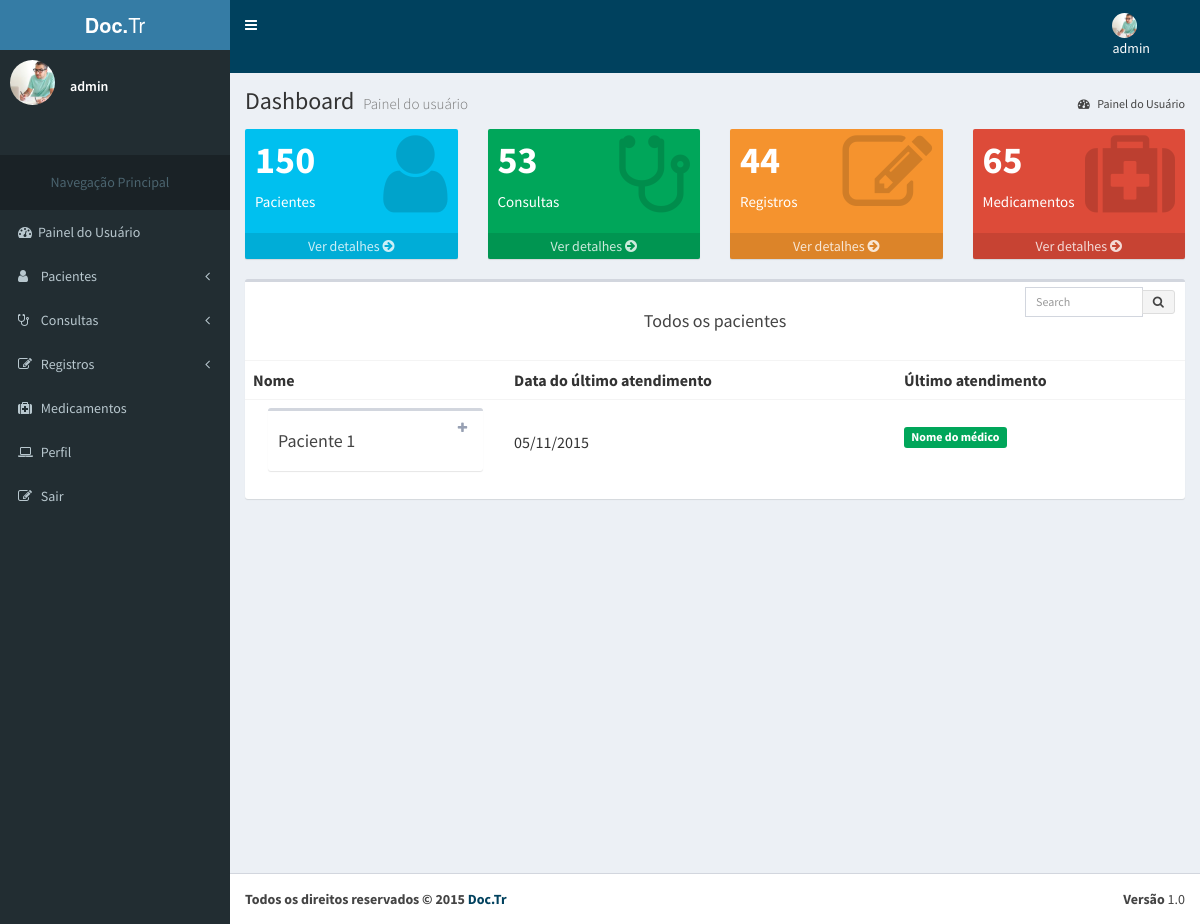
The page /conta/lista_pacientes (signed in) on the database as committed earlier.
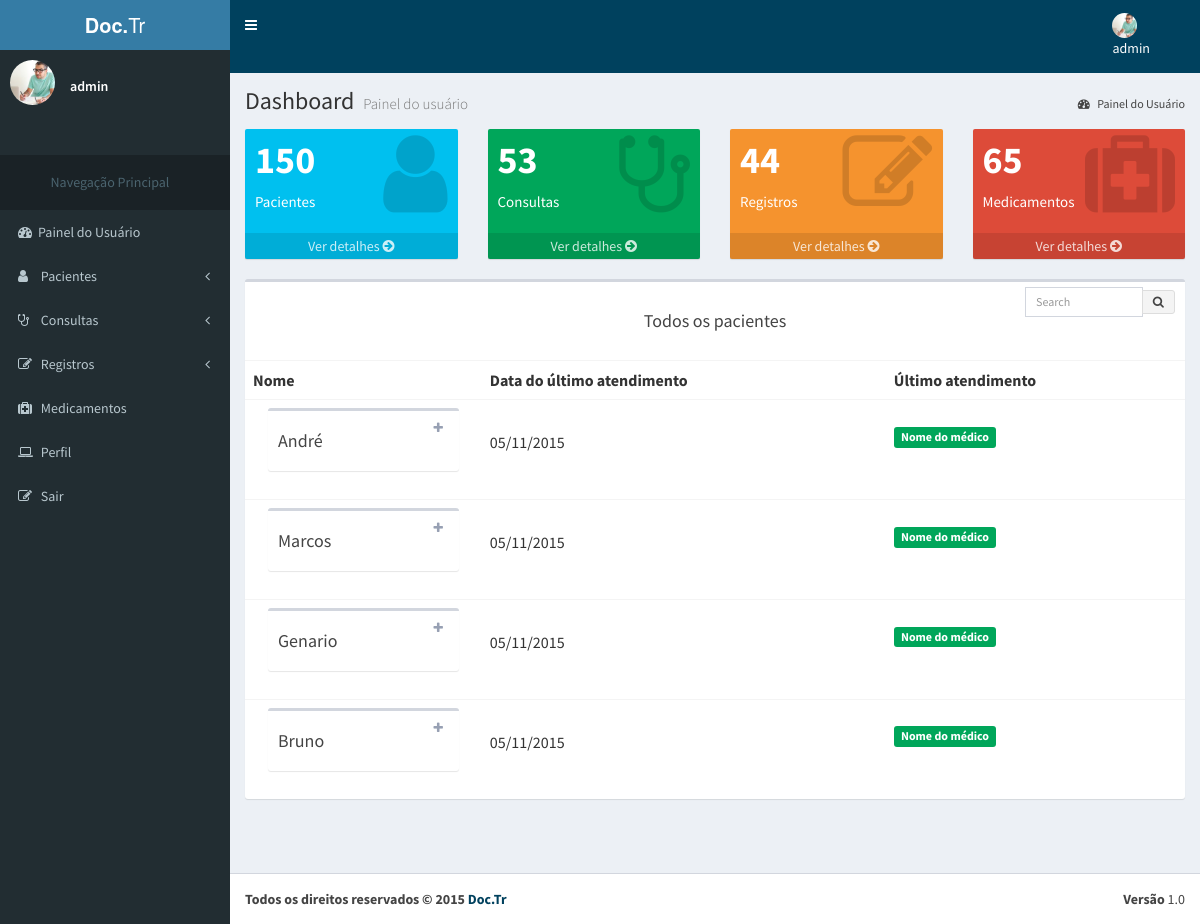
The same page on the database as committed later.
### accounts/models.py (models this page shows, shortened)
class UserU(AbstractBaseUser, PermissionsMixin):
    name = models.CharField('name', max_length=100, blank=True,null=True)
    image = models.ImageField(upload_to= 'accounts/images', verbose_name='Imagem',null = True, blank = True)
    email = models.EmailField('E-mail', unique=True)
    phone = models.CharField('Telefone', max_length=100, blank=True,null=True)
    username = models.CharField('name de Usuário', unique=True, max_length=100)
    birth_data = models.CharField('Data de Nascimento', max_length=100,blank=True, null=True)
    sex = models.CharField('Sexo',max_length=1, choices=(('M', 'Masculino'), ('F', 'Feminino')), default='Masculino', blank=True)
    is_active = models.BooleanField('Está ativo?', blank=True, default=True)
    is_staff = models.BooleanField('É da equipe?', blank=True, default=False)
    date_joined = models.DateTimeField('Data de Entrada', auto_now_add=True)
    objects = UserManager()
    USERNAME_FIELD = 'username'
    REQUIRED_FIELDS = ['email','name']
    class Meta:
        verbose_name = 'Usuário'
        verbose_name_plural = 'Usuários'

class Patient(UserU):
    STATUS_CHOICES = (
        (0, 'A+'),
        (1, 'A-'),
        (2, 'B+'),
        (3, 'B-'),
        (4, 'AB+'),
        (5, 'AB-'),
        (6, 'O+'),
        (7, 'O-'),
    )
    blood_type = models.IntegerField(
        'Tipo Sanguíneo', choices=STATUS_CHOICES, blank=True,null=True
    )
    clinical_condition = models.TextField('Condições Clínicas', max_length=100, blank=True,null=True)
    medicine = models.ForeignKey("register.Medicine", verbose_name='Medicamentos',related_name='medicine_Patient', null=True, blank=True)
    allergy = models.TextField('Alergias', max_length=100, blank=True,null=True)
    comment = models.TextField('Observações', blank = True, null=True)
    weight = models.CharField('Peso', max_length=100, blank=True,null=True)
    height = models.CharField('Altura', max_length=100, blank=True,null=True)
    address = models.CharField('Endereço', max_length=300, blank=True,null=True)
    class Meta:
        verbose_name = 'Paciente'
        verbose_name_plural = 'Pacientes'

class UserU(AbstractBaseUser, PermissionsMixin):
    name = models.CharField('name', max_length=100, blank=True,null=True)
    image = models.ImageField(upload_to= 'accounts/images', verbose_name='Imagem',null = True, blank = True)
    email = models.EmailField('E-mail', unique=True)
    phone = models.CharField('Telefone', max_length=100, blank=True,null=True)
    username = models.CharField('name de Usuário', unique=True, max_length=100)
    birth_data = models.CharField('Data de Nascimento', max_length=100,blank=True, null=True)
    sex = models.CharField('Sexo',max_length=1, choices=(('M', 'Masculino'), ('F', 'Feminino')), default='Masculino', blank=True)
    is_active = models.BooleanField('Está ativo?', blank=True, default=True)
    is_staff = models.BooleanField('É da equipe?', blank=True, default=False)
    date_joined = models.DateTimeField('Data de Entrada', auto_now_add=True)
    objects = UserManager()
    USERNAME_FIELD = 'username'
    REQUIRED_FIELDS = ['email','name']
    class Meta:
        verbose_name = 'Usuário'
        verbose_name_plural = 'Usuários'

### accounts/views.py (the view)
@login_required(redirect_field_name='login_obrigatorio')
def patients_list(request):
	patients = Patient.objects.all()
	context = {
		'patients':patients
	}
	template_name = 'doctor/patients_list.html'
	return render(request, template_name, context)

### accounts/templates/doctor/patients_list.html (shortened to what this page needs)
{% extends 'doctor/dashboard_doctor.html' %}
{% load static %}
      {% block content %}
        {% block shortcuts %}
            {{ block.super }}
            <div class="row">
                <div class="col-xs-12">
                  <div class="box">
                    <div class="box-header">
                        <br>
                      <center><h3 class="box-title">Todos os pacientes</h3></center>
                      <br>
                      <div class="box-tools">
                        <div class="input-group" style="width: 150px;">
                          <input type="text" name="table_search" class="form-control input-sm pull-right" placeholder="Search">
                          <div class="input-group-btn">
                            <button class="btn btn-sm btn-default"><i class="fa fa-search"></i></button>
                          </div>
                        </div>
                      </div>
                    </div>
                    <div class="box-body table-responsive no-padding">
                      <table class="table table-hover">
                        <tr>
                          <th>Nome</th>
                          <th>Data do último atendimento</th>
                          <th>Último atendimento</th>
                        </tr>
                        {% for patient in patients %}
                        <tr>
                            <td>
                                <div class="col-md-12">
                                  <div class="box box-default collapsed-box">
                                    <div class="box-header with-border">
                                        <h4>{{patient.name}}</h4>
                                      <div class="box-tools pull-right">
                                        <button class="btn btn-box-tool" data-widget="collapse"><i class="fa fa-plus"></i></button>
                                      </div>
                                    </div>
                                  </div>
                                </div>
                            </td>
                            <td><br>05/11/2015</td>
                            <td><br><span class="label label-success">Nome do médico</span></td>
                        </tr>
                        {% endfor %}
                      </table>
                    </div>
                  </div>
                </div>
            </div>
            </div>
            </div>
        {% endblock %}
      {% endblock %}

Rows that differ between the two databases and show on the page:
changed Patient: name "Paciente 1" → "André"
added Patient: name "Marcos"
added Patient: name "Genario"
added Patient: name "Bruno"
